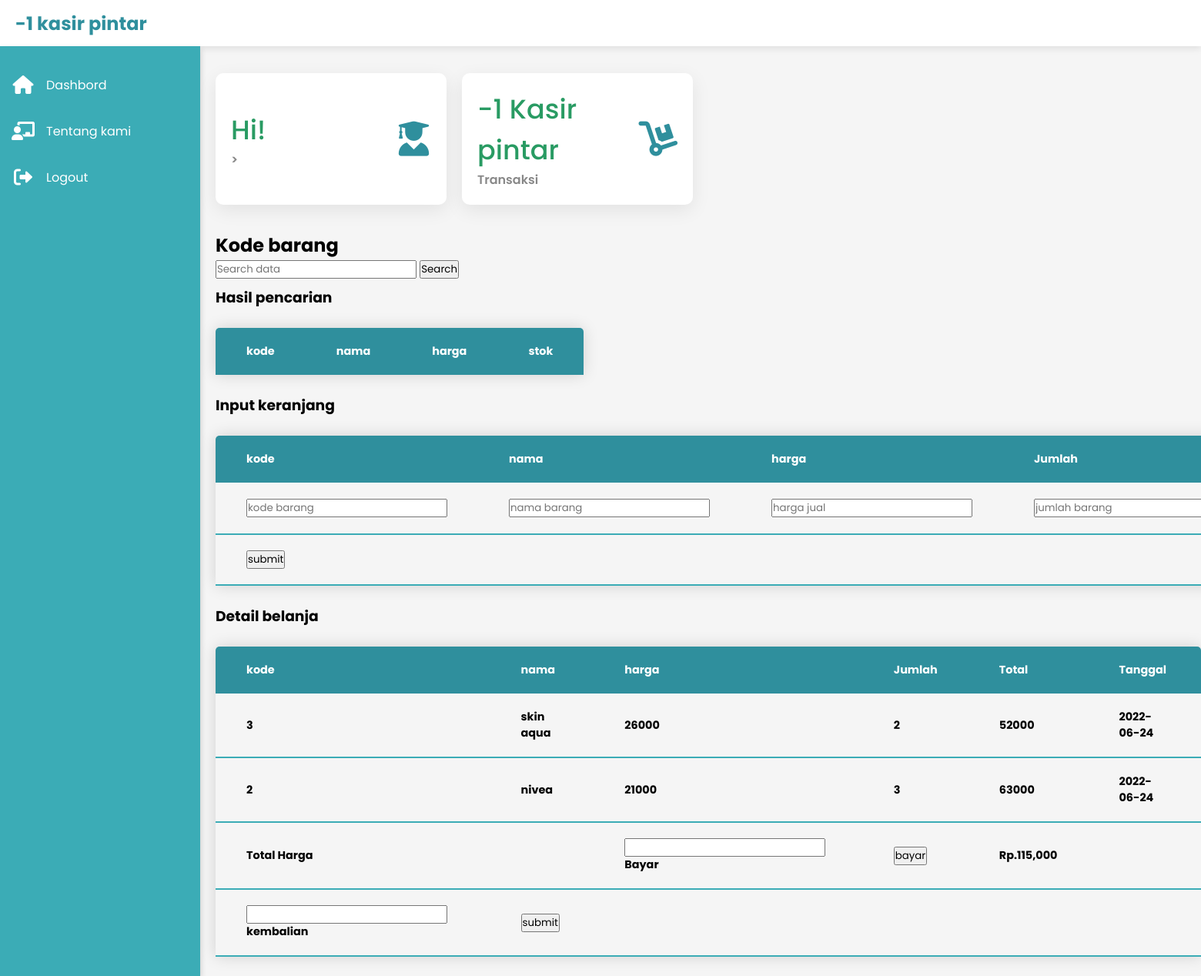
The app's page /terima_barang.php with its own data.
### tables this page shows
CREATE TABLE `keranjang` (
  `id_keranjang` int(50) NOT NULL,
  `id_barang` int(11) NOT NULL,
  `nama_barang` varchar(50) NOT NULL,
  `harga_jual` int(50) NOT NULL,
  `jumlah` int(50) NOT NULL,
  `total` int(50) NOT NULL,
  `tgl_input` date NOT NULL
);

### terima_barang.php (the view, shortened to what this page needs)
<!DOCTYPE html>
<html>
<head>
    <link rel="stylesheet" type="text/css" href="css/style.css">
    <link rel="stylesheet" type="text/css" href="https://cdnjs.cloudflare.com/ajax/libs/font-awesome/6.0.0/css/all.min.css">
</head>
<body>
    <div class="container">
        <div class="topbar">
            <div class="logo">
                <h2>-1 kasir pintar</h2>
            </div>
        </div>
        <div class="sidebar">
            <ul>
                <li>
                    <a href="dashpengepul.php">
                        <i class="fa-solid fa-house"></i>
                        <div>Dashbord</div>
                    </a>
                </li>
                <li>
                    <a href="tentang_Kami.php">
                        <i class="fas fa-chalkboard-teacher"></i>
                        <div>Tentang kami</div>
                    </a>
                </li>
                <li>
                    <a href="logout.php">
                        <i class="fa-solid fa-right-from-bracket"></i>
                        <div>Logout</div>
                    </a>
                </li>
            </ul>
        </div>
        <div class="main">
            <div class="cards">
                               <div class="card">
                    <div class="card-content">
                        <div class="number">Hi!</div>
                        <div class="card-name">></div>
                    </div>
                    <div class="icon-box">
                        <i class="fas fa-user-graduate"></i>
                    </div>
                </div>
                <div class="card">
                    <div class="card-content">
                        <div class="number">-1 Kasir pintar</div>
                        <div class="card-name">Transaksi</div>
                    </div>
                    <div class="icon-box">
                        <i class="fa-solid fa-dolly"></i>
                    </div>
                </div>
            </div>
            <table class="content-table">
            <form action="" method="GET">
                <div class="input-group mb-3">
                    <h2 class="k">Kode barang</h2>
                    <input type="text" name="search" required value="<?php if(isset($_GET['search'])){echo $_GET['search']; } ?>" class="form-control" placeholder="Search data">
                    <button type="submit" class="btn btn-primary">Search</button>
                </div>
            </form>
            <h3 style="margin-left:20px; margin-top: 10px;"> Hasil pencarian</h3>
              <thead>
                <tr>
                  <th>kode</th>
                  <th>nama</th>
                  <th>harga</th>
                  <th>stok</th>
                </tr>
              </thead>
                <?php
                    include 'config.php';
                        ?>
            </table>
            <table class="content-table">
                <h3 style="margin-left:20px;">Input keranjang</h3>
                <thead>
                <tr>
                  <th>kode</th>
                  <th>nama</th>
                  <th>harga</th>
                  <th>Jumlah</th>
                </tr>
              </thead>
              <form action="" method="post">
              <tbody>
                  <td>
                     <input type="text" name="kode" placeholder="kode barang">
                  </td>
                  <td>
                       <input type="text" name="nama_br" placeholder="nama barang">
                  </td>
                  <td>
                      <input type="text" name="hrg" placeholder="harga jual">
                  </td>
                  <td>
                    <input type="number" name="jml" placeholder="jumlah barang">
                  </td>
              </tbody>
              <td>
                <button type="submit" name="insert">submit</a></button>
              </td>
              </form>
              <table class="content-table">
                <h3 style="margin-left:20px;">Detail belanja</h3>
                <thead>
                <tr>
                  <th>kode</th>
                  <th>nama</th>
                  <th>harga</th>
                  <th>Jumlah</th>
                  <th>Total</th>
                  <th>Tanggal</th>
                </tr>
              </thead>
              <form action="" method="post">
              <?php
                  $detail = mysqli_query($con,"SELECT * FROM keranjang");
              ?>
              <?php while ($row = mysqli_fetch_assoc($detail)) : ?>
              <tbody>
                  <td>
                    <?php echo $row["id_barang"] ?>
                  </td>
                  <td>
                    <?php echo $row["nama_barang"]?>
                  </td>
                  <td>
                    <?php echo $row["harga_jual"] ?>
                  </td>
                  <td>
                    <?php echo $row["jumlah"] ?>
                  </td>
                  <td>
                    <?php echo $row["jumlah"] * $row['harga_jual'] ?>
                  </td>
                  <td>
                    <?php echo $row["tgl_input"] ?>
                  </td>
              <?php endwhile ?>
              </tbody>
              <form action="" method="post">
              <?php
                $server = "localhost";
                $user = "root";
                $pass = "";
                $database = "pb";
                $con = mysqli_connect($server, $user, $pass, $database);
             $sql3 = mysqli_query($con, "SELECT SUM(total) FROM keranjang");
              ?>
              <td>
                Total Harga
              </td>
              <td></td>
              <td><input type="number" name="in_bayar">Bayar</td>
              <?php  while($data3 = mysqli_fetch_array($sql3)) : ?>
              <td>
                <button type="submit" name="bayar">bayar</a></button>
              </td>
              <td>
                 <?php echo "Rp." . number_format($data3['SUM(total)']) ;?>
              </td>
              </form>
              <tbody>
              <td>
                    <input type="number" name="kembalian">kembalian
              </td>
              <?php endwhile ?>
                <td>
                <button type="submit" name="masuk">submit</a></button>
                </td>
              </tbody>
              </form>
            </table>
            </table>
        </div>
    </div>
</body>
</html>

### css/style.css (style rules this page uses)
* { padding: 0; margin: 0; box-sizing: border-box; font-family: 'poppins', sans-serif; }
.topbar { position: fixed; background-color: #fff; box-shadow: 0 4px 8px 0 rgba(0, 0, 0, 0.08); width: 100%; padding: 0 20px; height: 60px; display: grid; grid-template-columns: 2fr 10fr 0.4fr 1fr; align-items: center; z-index: 1; }
.logo h2 { color: #2F8F9D; }
.sidebar { position: fixed; top: 60px; width: 260px; height: calc(100% - 60px); background: #3BACB6; overflow-x: hidden; box-shadow: 0 4px 8px 0 rgba(0, 0, 0, 0.2); z-index: 2; }
.sidebar ul { margin-top: 20px; }
.sidebar ul li { width: 100%; list-style: none; }
.sidebar ul li a { width: 100%; text-decoration: none; color: #fff; height: 60px; display: flex; align-items: center; }
.sidebar ul li a i { min-width: 60px; font-size: 24px; text-align: center; }
.main { position: absolute; top: 60px; width: calc(100% - 260px); min-height: calc(100vh - 60px); left: 260px; background: #f5f5f5; }
.cards { width: 100%; padding: 35px 20px; display: grid; grid-template-columns: repeat(4, 1fr); grid-gap: 20px; }
.cards .card { padding: 20px; display: flex; align-items: center; justify-content: space-between; background-color: #fff; border-radius: 10px; box-shadow: 0 7px 25px rgba(0, 0, 0, 0.08); }
.number { font-size: 35px; font-weight: 500; color: #299B63; }
.card-name { color: #888; font-weight: 600; }
.icon-box i { font-size: 45px; color: #2F8F9D; }

### terima_barang.php (style rules this page uses)
.content-table { border-collapse: collapse; margin: 25px 0; font-size: 0.9em; min-width: 400px; border-radius: 5px 5px 0 0; overflow: hidden; box-shadow: 0 0 20px rgba(0, 0, 0, 0.15); }
.content-table { margin-left: 20px; }
.content-table thead tr { background-color: #2F8F9D; color: #ffffff; text-align: left; font-weight: bold; }
.content-table th, .content-table td { padding: 20px 40px; }
.k { margin-left: 20px; }
.form-control { margin-left: 20px; }

### records on screen
keranjang: id_barang "3", nama_barang "skin aqua", harga_jual "26000", jumlah "2", $row["jumlah"] * $row['harga_jual'] "52000", tgl_input "2022-06-24"
keranjang: id_barang "2", nama_barang "nivea", harga_jual "21000", jumlah "3", $row["jumlah"] * $row['harga_jual'] "63000", tgl_input "2022-06-24"

### other values on screen
$data3['SUM(total)'] "115,000"
